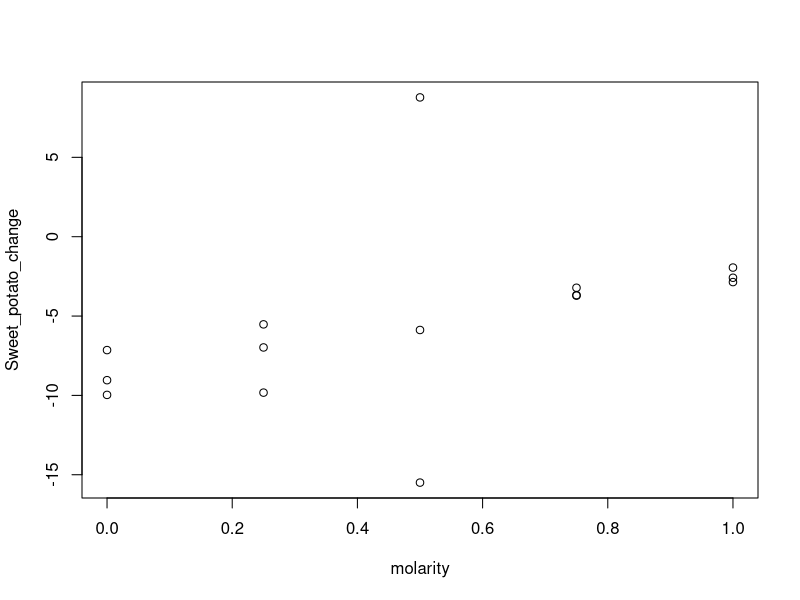
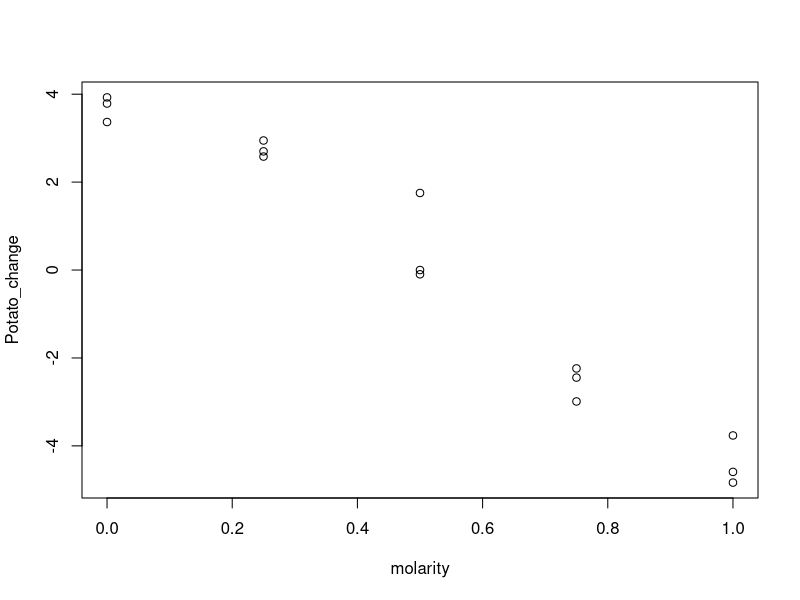
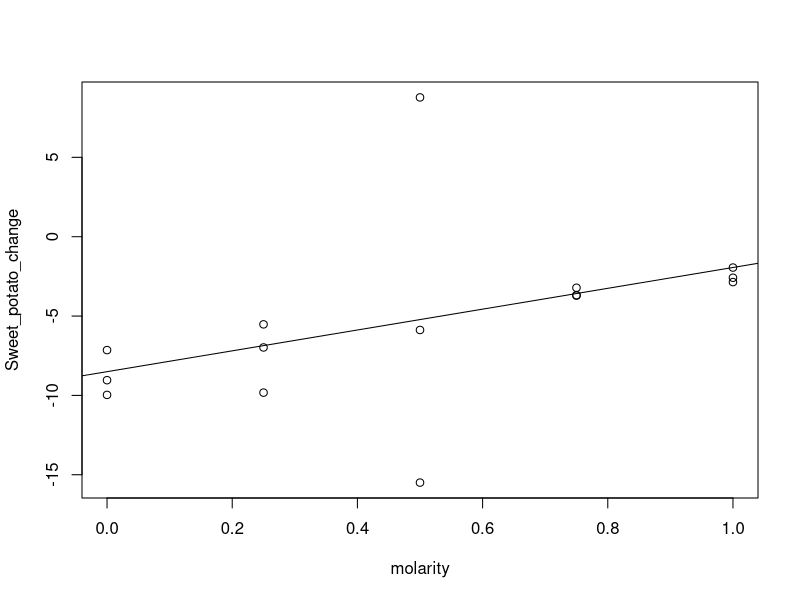
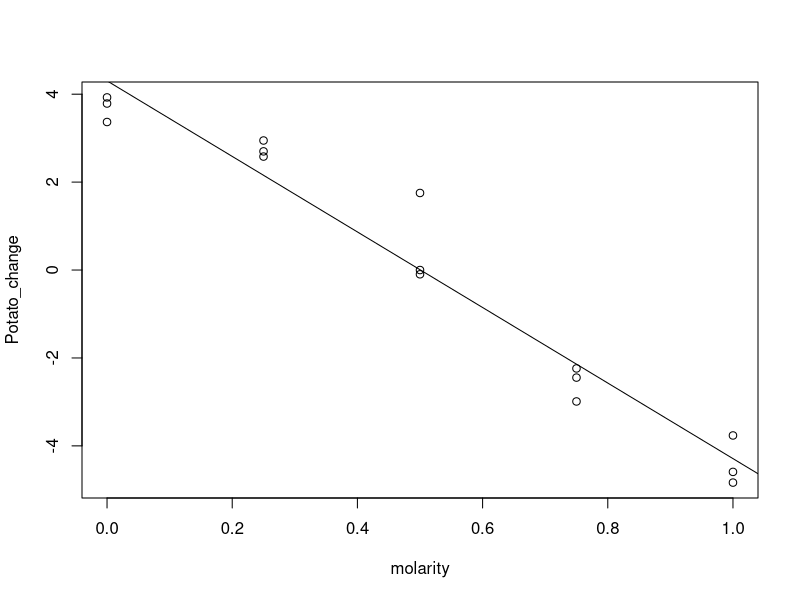
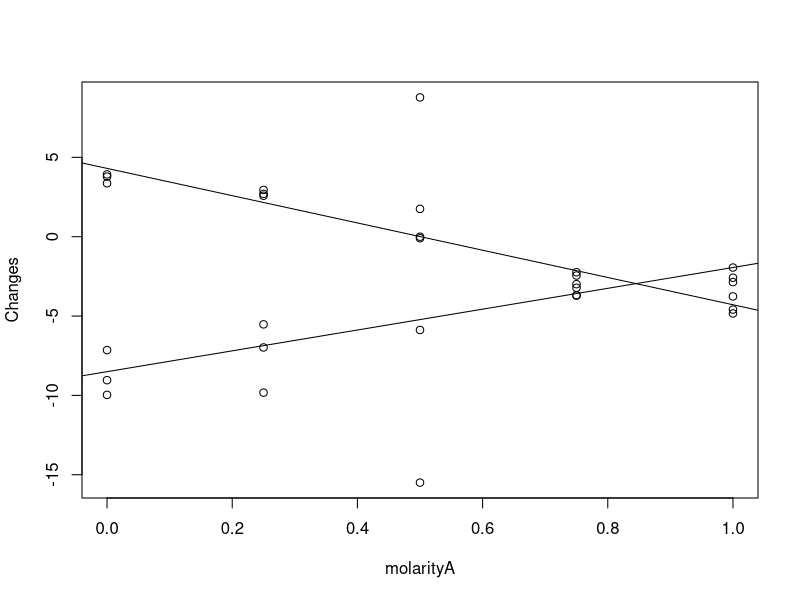

Here is the R script that generated these plots, in order: (Note: this script raises an error after producing the figures.)
#Load Packages
library(base)
library(compiler)

#note: there is definitely something wrong with the SI5 and SF5 data, two of the
#     _corresponding values are completely out of porportion. 
##also, I need to make a ggplot with two different colors for different potatoes
# for better presentation, of course.

##imput data from experiment

#sweet potato initial
SI0 = c(3.485, 3.431, 3.473)
SI25 = c(3.983, 3.888, 3.912)
SI5 = c(4.637, 3.995, 4.253)
SI75 = c(3.637, 3.613, 3.527)
SI1 = c(5.026, 5.554, 4.441)

Sweet_potato_initial = c(SI0, SI25,SI5,SI75,SI1)

#potato initial
PI1 = c(4.916, 4.9, 5.584)
PI75 = c(4.616, 4.691, 4.537)
PI5 = c(4.192, 4.336, 4.125)
PI25 = c(3.816, 3.869, 3.952)
PI0 = c(3.438, 3.742, 3.749)

Potato_initial = c(PI0, PI25, PI5, PI75, PI1)

#sweet potato final 
SF0 = c(3.734, 3.773, 3.787)
SF25= c(4.203, 4.27, 4.185)
SF5<-c(4.23,4.614,4.503)
SF75<-c(3.754,3.746,3.658)
SF1<-c(5.156,5.662,4.568)
Sweet_potato_final = c(SF0,SF25,SF5,SF75,SF1)

#potato final
PF1<-c(4.731,4.675,5.314)
PF75<-c(4.478,4.586,4.426)
PF5<-c(4.192,4.412,4.121)
PF25<-c(3.919,3.983,4.054)
PF0<-c(3.573,3.868,3.891)

Potato_final = c(PF0, PF25, PF5, PF75, PF1)

##percentage changes
#first differences
Potato_difference = (Potato_final-Potato_initial)
Sweet_potato_difference = (Sweet_potato_initial-Sweet_potato_final)

#Sweet Potato change
Sweet_potato_change= (Sweet_potato_difference/
                        Sweet_potato_initial)*100

#potato change 
Potato_change = (Potato_difference / Potato_initial)*100


# molarity column
molarity = c(0.00,0.00,0.00,0.25,0.25,0.25, 0.50,0.50,0.50,
             0.75,0.75,0.75, 1.00,1.00,1.00)

#combining all columns of data for presentation purposes
SP_Overall = data.frame(molarity,Sweet_potato_initial, 
                        Sweet_potato_final,Sweet_potato_difference,
                        Sweet_potato_change)
SP_Overall

PP_Overall = data.frame(molarity,Potato_initial, 
                        Potato_final,Potato_difference,
                        Potato_change)
PP_Overall

#Making into dataframes
SP=data.frame(molarity,Sweet_potato_change)
SP

PP=data.frame(molarity,Potato_change)
PP

#plots before LM for inspection
plot(molarity,Sweet_potato_change)
plot(molarity,Potato_change)

#Linear regression
#sweet potato
plot(molarity,Sweet_potato_change)
summary(lm(Sweet_potato_change ~ molarity))
abline(-8.503,6.565)

#regular potato
plot(molarity,Potato_change)
summary(lm(Potato_change ~ molarity))
abline(4.303,-8.593)

#Making scatterplot with combined data and lines:
#identify type
SPI<-c("Sweet_Potato","Sweet_Potato","Sweet_Potato","Sweet_Potato","Sweet_Potato",
       "Sweet_Potato","Sweet_Potato","Sweet_Potato","Sweet_Potato","Sweet_Potato",
       "Sweet_Potato","Sweet_Potato","Sweet_Potato","Sweet_Potato","Sweet_Potato")
PI <- c("Potato","Potato","Potato","Potato","Potato",
        "Potato","Potato","Potato","Potato","Potato",
        "Potato","Potato","Potato","Potato","Potato")
TPI <- c(SPI,PI)

Changes<-c(Sweet_potato_change,Potato_change)
Changes

molarityA <- c(molarity,molarity)
molarityA

Final<-data.frame(molarityA,Changes)
Final

plot(Final)
abline(-8.503,6.565)
abline(4.303,-8.593)

Final2<-data.frame(Final,TPI)
Final2

#ggplot with colours and labels:

ggplot(Final2, aes(molarityA,Changes,shape=TPI, colour=TPI, fill=TPI)) +
  geom_smooth(method="lm") +
  geom_point(size=3) +
  theme_bw() + 
  xlab("molarity") +
  ylab("%change in mass") +
  ggtitle("Sweet Potato vs Potato Osmosis")